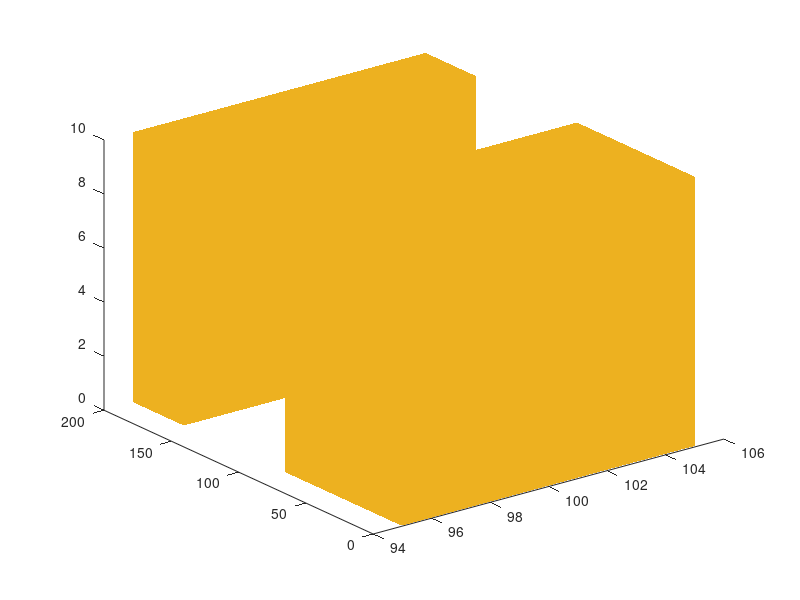

The MATLAB script that drew this image:
function plotWall()
        hold on
        xc=100; yc=162.5+37.5/2; zc=5;    % coordinated of the center

        X = [0 0 0 0 0 1; 1 0 1 1 1 1; 1 0 1 1 1 1; 0 0 0 0 0 1];
        Y = [0 0 0 0 1 0; 0 1 0 0 1 1; 0 1 1 1 1 1; 0 0 1 1 1 0];
        Z = [0 0 1 0 0 0; 0 0 1 0 0 0; 1 1 1 0 1 1; 1 1 1 0 1 1];
        
        X = 10*(X-0.5) + xc;
        Y = 37.5*(Y-0.5) + yc;
        Z = 10*(Z-0.5) + zc; 
        
        fill3(X,Y,Z,[0.9290 0.6940 0.1250],'Edgecolor','None');    % draw cube

        xc=100; yc=87.5/2; zc=5;    % coordinated of the center

        X = [0 0 0 0 0 1; 1 0 1 1 1 1; 1 0 1 1 1 1; 0 0 0 0 0 1];
        Y = [0 0 0 0 1 0; 0 1 0 0 1 1; 0 1 1 1 1 1; 0 0 1 1 1 0];
        Z = [0 0 1 0 0 0; 0 0 1 0 0 0; 1 1 1 0 1 1; 1 1 1 0 1 1];           
        
        X = 10*(X-0.5) + xc;
        Y = 87.5*(Y-0.5) + yc;
        Z = 10*(Z-0.5) + zc; 
        
        fill3(X,Y,Z,[0.9290 0.6940 0.1250],'Edgecolor','None');    % draw cube
        return